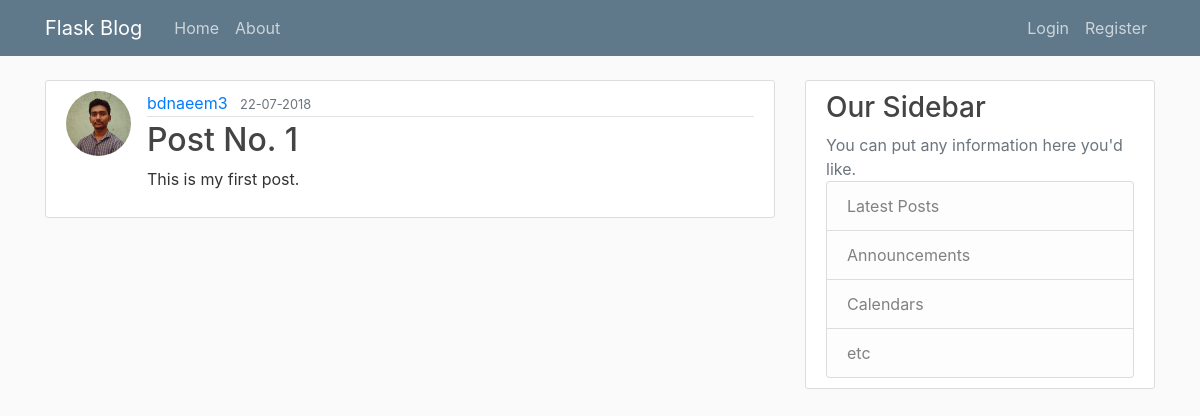
/post/1, run on the app's committed database.
### flaskblog/models.py (models this page shows, shortened)
class User(db.Model, UserMixin):
    id = db.Column(db.Integer, primary_key=True)
    username = db.Column(db.String(20), unique=True, nullable=False)
    email = db.Column(db.String(120), unique=True, nullable=False)
    profile_image = db.Column(db.String(20), nullable=False, default='default.jpg')
    password = db.Column(db.String(60), nullable=False)
    posts = db.relationship('Post', backref='author', lazy=True)

class Post(db.Model):
    id = db.Column(db.Integer, primary_key=True)
    title = db.Column(db.String(100), nullable=False)
    date_created = db.Column(db.DateTime, nullable=False, default=datetime.utcnow)
    content = db.Column(db.Text, nullable=False)
    user_id = db.Column(db.Integer, db.ForeignKey('user.id'), nullable=False)

### flaskblog/posts/routes.py (the view)
@posts.route("/post/<int:post_id>")
def single_post(post_id):
    post = Post.query.get(post_id)
    return render_template('single_post.html', title=post.title, post=post)

### flaskblog/templates/single_post.html (shortened to what this page needs)
{% extends 'layout.html' %}
{% block content %}
  <article class="media content-section">
    <img class="rounded-circle article-img" src="{{ url_for('static', filename='profile_image/'+post.author.profile_image) }}">
    <div class="media-body">
      <div class="article-metadata">
        <a class="mr-2" href="{{ url_for('users.user_posts', username=post.author.username) }}">{{ post.author.username }}</a>
        <small class="text-muted">{{ post.date_created.strftime('%d-%m-%Y') }}</small>
      </div>
      <h2 class="article-title">{{ post.title }}</h2>
      <p class="article-content">{{ post.content }}</p>
    </div>
  </article>
{% endblock content %}

### flaskblog/static/style.css (style rules this page uses)
body { background: #fafafa; color: #333333; margin-top: 5rem; }
h1, h2, h3, h4, h5, h6 { color: #444444; }
.content-section { background: #ffffff; padding: 10px 20px; border: 1px solid #dddddd; border-radius: 3px; margin-bottom: 20px; }
.article-title { color: #444444; }
.article-content { white-space: pre-line; }
.article-img { height: 65px; width: 65px; margin-right: 16px; }
.article-metadata { padding-bottom: 1px; margin-bottom: 4px; border-bottom: 1px solid #e3e3e3 }

### data on the page
User: profile_image (picture), author.username "bdnaeem3"
Post: date_created "22-07-2018", title "Post No. 1", content "This is my first post."
